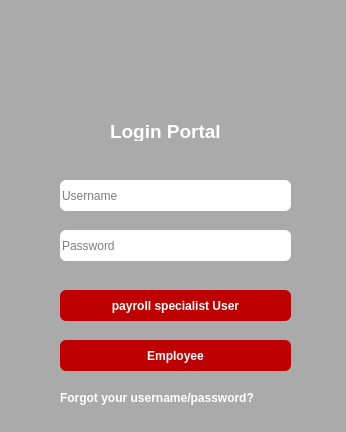
<?xml version="1.0" encoding="UTF-8"?>
<ui version="4.0">
 <class>loginOption</class>
 <widget class="QMainWindow" name="loginOption">
  <property name="geometry">
   <rect>
    <x>0</x>
    <y>0</y>
    <width>346</width>
    <height>432</height>
   </rect>
  </property>
  <property name="windowTitle">
   <string>MainWindow</string>
  </property>
  <property name="windowIcon">
   <iconset>
    <normaloff>CU.png</normaloff>CU.png</iconset>
  </property>
  <property name="styleSheet">
   <string notr="true">*
{
	background-color : rgb(170, 170, 170);
}</string>
  </property>
  <widget class="QWidget" name="centralWidget">
   <widget class="QLabel" name="logo">
    <property name="geometry">
     <rect>
      <x>20</x>
      <y>20</y>
      <width>291</width>
      <height>71</height>
     </rect>
    </property>
    <property name="text">
     <string/>
    </property>
    <property name="pixmap">
     <pixmap>Carleton-University.png</pixmap>
    </property>
    <property name="scaledContents">
     <bool>true</bool>
    </property>
    <property name="wordWrap">
     <bool>false</bool>
    </property>
   </widget>
   <widget class="QLabel" name="loginPortal">
    <property name="geometry">
     <rect>
      <x>110</x>
      <y>120</y>
      <width>111</width>
      <height>21</height>
     </rect>
    </property>
    <property name="text">
     <string>&lt;html&gt;&lt;head/&gt;&lt;body&gt;&lt;p&gt;&lt;span style=&quot; font-size:14pt; font-weight:600; color:#ffffff;&quot;&gt;Login Portal&lt;/span&gt;&lt;/p&gt;&lt;/body&gt;&lt;/html&gt;</string>
    </property>
   </widget>
   <widget class="QLineEdit" name="username">
    <property name="geometry">
     <rect>
      <x>60</x>
      <y>180</y>
      <width>231</width>
      <height>31</height>
     </rect>
    </property>
    <property name="accessibleName">
     <string/>
    </property>
    <property name="styleSheet">
     <string notr="true">*
{
	background-color: white;
	border: 0px;
	border-radius: 6px;
}</string>
    </property>
    <property name="inputMask">
     <string/>
    </property>
    <property name="text">
     <string/>
    </property>
    <property name="placeholderText">
     <string>Username</string>
    </property>
    <property name="clearButtonEnabled">
     <bool>false</bool>
    </property>
   </widget>
   <widget class="QLineEdit" name="Password">
    <property name="geometry">
     <rect>
      <x>60</x>
      <y>230</y>
      <width>231</width>
      <height>31</height>
     </rect>
    </property>
    <property name="accessibleName">
     <string/>
    </property>
    <property name="styleSheet">
     <string notr="true">*
{
	background-color: white;
	border: 0px;
	border-radius: 6px;
}</string>
    </property>
    <property name="inputMask">
     <string/>
    </property>
    <property name="text">
     <string/>
    </property>
    <property name="placeholderText">
     <string>Password</string>
    </property>
    <property name="clearButtonEnabled">
     <bool>false</bool>
    </property>
   </widget>
   <widget class="QPushButton" name="loginAsPSUser">
    <property name="geometry">
     <rect>
      <x>60</x>
      <y>290</y>
      <width>231</width>
      <height>31</height>
     </rect>
    </property>
    <property name="styleSheet">
     <string notr="true">*
{
	background-color: rgb(190, 0, 0);
	border: 0px;
	border-radius: 6px;
	color: white;
	font:bold;
}</string>
    </property>
    <property name="text">
     <string>payroll specialist User</string>
    </property>
   </widget>
   <widget class="QPushButton" name="loginAsEmployee">
    <property name="geometry">
     <rect>
      <x>60</x>
      <y>340</y>
      <width>231</width>
      <height>31</height>
     </rect>
    </property>
    <property name="styleSheet">
     <string notr="true">*
{
	background-color: rgb(190, 0, 0);
	border: 0px;
	border-radius: 6px;
	color: white;
	font:bold;
}</string>
    </property>
    <property name="text">
     <string>Employee</string>
    </property>
   </widget>
   <widget class="QLabel" name="forgotUorP">
    <property name="geometry">
     <rect>
      <x>60</x>
      <y>390</y>
      <width>251</width>
      <height>17</height>
     </rect>
    </property>
    <property name="text">
     <string>&lt;html&gt;&lt;head/&gt;&lt;body&gt;&lt;p&gt;&lt;span style=&quot; font-weight:600; color:#ffffff;&quot;&gt;Forgot your username/password?&lt;/span&gt;&lt;/p&gt;&lt;/body&gt;&lt;/html&gt;</string>
    </property>
   </widget>
  </widget>
  <widget class="QStatusBar" name="statusBar"/>
  <action name="actionHelp">
   <property name="text">
    <string>Help</string>
   </property>
  </action>
 </widget>
 <layoutdefault spacing="6" margin="11"/>
 <resources/>
 <connections/>
</ui>
